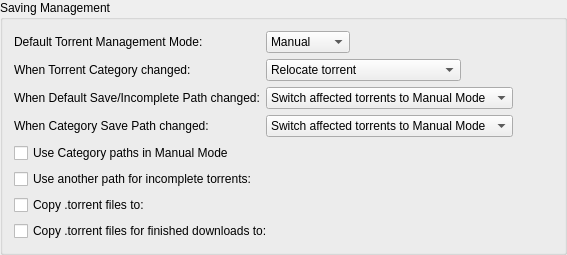
             <widget class="QGroupBox" name="groupSavingManagement">
              <property name="title">
               <string>Saving Management</string>
              </property>
              <layout class="QVBoxLayout" name="groupSavingManagementLayout">
               <item>
                <layout class="QFormLayout" name="gridLayout_3">
                 <property name="fieldGrowthPolicy">
                  <enum>QFormLayout::FieldGrowthPolicy::ExpandingFieldsGrow</enum>
                 </property>
                 <property name="rowWrapPolicy">
                  <enum>QFormLayout::RowWrapPolicy::WrapLongRows</enum>
                 </property>
                 <item row="0" column="0">
                  <widget class="QLabel" name="label_40">
                   <property name="text">
                    <string>Default Torrent Management Mode:</string>
                   </property>
                  </widget>
                 </item>
                 <item row="0" column="1">
                  <layout class="QHBoxLayout" name="horizontalLayout_70">
                   <property name="spacing">
                    <number>10</number>
                   </property>
                   <item>
                    <widget class="QComboBox" name="comboSavingMode">
                     <property name="toolTip">
                      <string>Automatic: Various torrent properties (e.g. save path) will be decided by the associated category
Manual: Various torrent properties (e.g. save path) must be assigned manually</string>
                     </property>
                     <item>
                      <property name="text">
                       <string>Manual</string>
                      </property>
                     </item>
                     <item>
                      <property name="text">
                       <string>Automatic</string>
                      </property>
                     </item>
                    </widget>
                   </item>
                   <item>
                    <spacer name="horizontalSpacer_160">
                     <property name="orientation">
                      <enum>Qt::Orientation::Horizontal</enum>
                     </property>
                     <property name="sizeHint" stdset="0">
                      <size>
                       <width>40</width>
                       <height>20</height>
                      </size>
                     </property>
                    </spacer>
                   </item>
                  </layout>
                 </item>
                 <item row="1" column="0">
                  <widget class="QLabel" name="labelTorrentCategoryChanged">
                   <property name="text">
                    <string>When Torrent Category changed:</string>
                   </property>
                  </widget>
                 </item>
                 <item row="1" column="1">
                  <layout class="QHBoxLayout" name="horizontalLayout_14">
                   <item>
                    <widget class="QComboBox" name="comboTorrentCategoryChanged">
                     <item>
                      <property name="text">
                       <string>Relocate torrent</string>
                      </property>
                     </item>
                     <item>
                      <property name="text">
                       <string>Switch torrent to Manual Mode</string>
                      </property>
                     </item>
                    </widget>
                   </item>
                   <item>
                    <spacer name="horizontalSpacer_17">
                     <property name="orientation">
                      <enum>Qt::Orientation::Horizontal</enum>
                     </property>
                     <property name="sizeHint" stdset="0">
                      <size>
                       <width>40</width>
                       <height>20</height>
                      </size>
                     </property>
                    </spacer>
                   </item>
                  </layout>
                 </item>
                 <item row="2" column="0">
                  <widget class="QLabel" name="labelCategoryDefaultPathChanged">
                   <property name="text">
                    <string>When Default Save/Incomplete Path changed:</string>
                   </property>
                  </widget>
                 </item>
                 <item row="2" column="1">
                  <layout class="QHBoxLayout" name="horizontalLayout_15">
                   <item>
                    <widget class="QComboBox" name="comboCategoryDefaultPathChanged">
                     <property name="currentIndex">
                      <number>1</number>
                     </property>
                     <item>
                      <property name="text">
                       <string>Relocate affected torrents</string>
                      </property>
                     </item>
                     <item>
                      <property name="text">
                       <string>Switch affected torrents to Manual Mode</string>
                      </property>
                     </item>
                    </widget>
                   </item>
                   <item>
                    <spacer name="horizontalSpacer_18">
                     <property name="orientation">
                      <enum>Qt::Orientation::Horizontal</enum>
                     </property>
                     <property name="sizeHint" stdset="0">
                      <size>
                       <width>40</width>
                       <height>20</height>
                      </size>
                     </property>
                    </spacer>
                   </item>
                  </layout>
                 </item>
                 <item row="3" column="0">
                  <widget class="QLabel" name="labelCategoryChanged">
                   <property name="text">
                    <string>When Category Save Path changed:</string>
                   </property>
                  </widget>
                 </item>
                 <item row="3" column="1">
                  <layout class="QHBoxLayout" name="horizontalLayout_17">
                   <item>
                    <widget class="QComboBox" name="comboCategoryChanged">
                     <property name="currentIndex">
                      <number>1</number>
                     </property>
                     <item>
                      <property name="text">
                       <string>Relocate affected torrents</string>
                      </property>
                     </item>
                     <item>
                      <property name="text">
                       <string>Switch affected torrents to Manual Mode</string>
                      </property>
                     </item>
                    </widget>
                   </item>
                   <item>
                    <spacer name="horizontalSpacer_19">
                     <property name="orientation">
                      <enum>Qt::Orientation::Horizontal</enum>
                     </property>
                     <property name="sizeHint" stdset="0">
                      <size>
                       <width>40</width>
                       <height>20</height>
                      </size>
                     </property>
                    </spacer>
                   </item>
                  </layout>
                 </item>
                </layout>
               </item>
               <item>
                <widget class="QCheckBox" name="checkUseCategoryPaths">
                 <property name="toolTip">
                  <string>Resolve relative Save Path against appropriate Category path instead of Default one</string>
                 </property>
                 <property name="text">
                  <string>Use Category paths in Manual Mode</string>
                 </property>
                </widget>
               </item>
               <item>
                <layout class="QFormLayout" name="gridLayout_4">
                 <property name="fieldGrowthPolicy">
                  <enum>QFormLayout::FieldGrowthPolicy::ExpandingFieldsGrow</enum>
                 </property>
                 <property name="rowWrapPolicy">
                  <enum>QFormLayout::RowWrapPolicy::WrapLongRows</enum>
                 </property>
                 <item row="1" column="0">
                  <widget class="QCheckBox" name="checkUseDownloadPath">
                   <property name="text">
                    <string>Use another path for incomplete torrents:</string>
                   </property>
                  </widget>
                 </item>
                 <item row="1" column="1">
                  <widget class="FileSystemPathLineEdit" name="textDownloadPath" native="true"/>
                 </item>
                 <item row="2" column="0">
                  <widget class="QCheckBox" name="checkExportDir">
                   <property name="text">
                    <string>Copy .torrent files to:</string>
                   </property>
                  </widget>
                 </item>
                 <item row="2" column="1">
                  <widget class="FileSystemPathLineEdit" name="textExportDir" native="true"/>
                 </item>
                 <item row="3" column="0">
                  <widget class="QCheckBox" name="checkExportDirFin">
                   <property name="text">
                    <string>Copy .torrent files for finished downloads to:</string>
                   </property>
                  </widget>
                 </item>
                 <item row="3" column="1">
                  <widget class="FileSystemPathLineEdit" name="textExportDirFin" native="true"/>
                 </item>
                </layout>
               </item>
              </layout>
             </widget>
